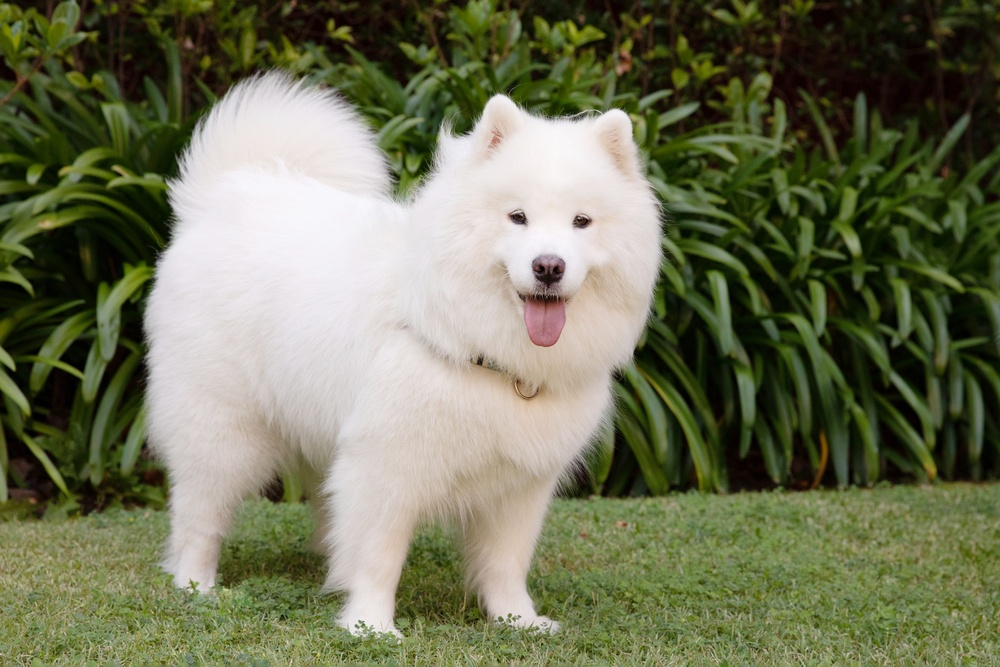
#> input picture assets/img/image-processing/satsuma_1.jpg, 1000 x 667 px, shrunk from 3600 x 2400 before the run
$ jupyter execute histogram.ipynb
#> lines starting #> are read from the running program, lines starting #| are printed output that depends on the picture
[cell 1]
import cv2
import numpy as np
import matplotlib.pyplot as plt
L = 256

[cell 2]
def histeq(img, L=256,target=None):
    """
    Histogram equalization or matching of a grayscale image.
    :param img: input image
    :param target: target image
    :return: equalized image
    """
    def cdf_round(image: np.ndarray):
        hist = cv2.calcHist([image], [0], None, [L], [0, L])
        hist /= np.sum(hist)
        cdf = np.cumsum(hist)
        return np.round(cdf * (L - 1)).astype(np.uint8)
    cdf = cdf_round(img)
    if target is None:
        return cdf[img]
    else:
        cdf_target = cdf_round(target)
        lut = np.zeros(L, dtype=np.uint8) # r->z
        for i in range(L):
            lut[i] = np.argmin(np.abs(cdf[i] - cdf_target))
        return lut[img]

Satsuma dogs are white, and the corresponding histogram has a peak at the white end of the color distribution.

[cell 3]
img_satsuma = cv2.imread("../../img/image-processing/satsuma_1.jpg", cv2.IMREAD_GRAYSCALE)
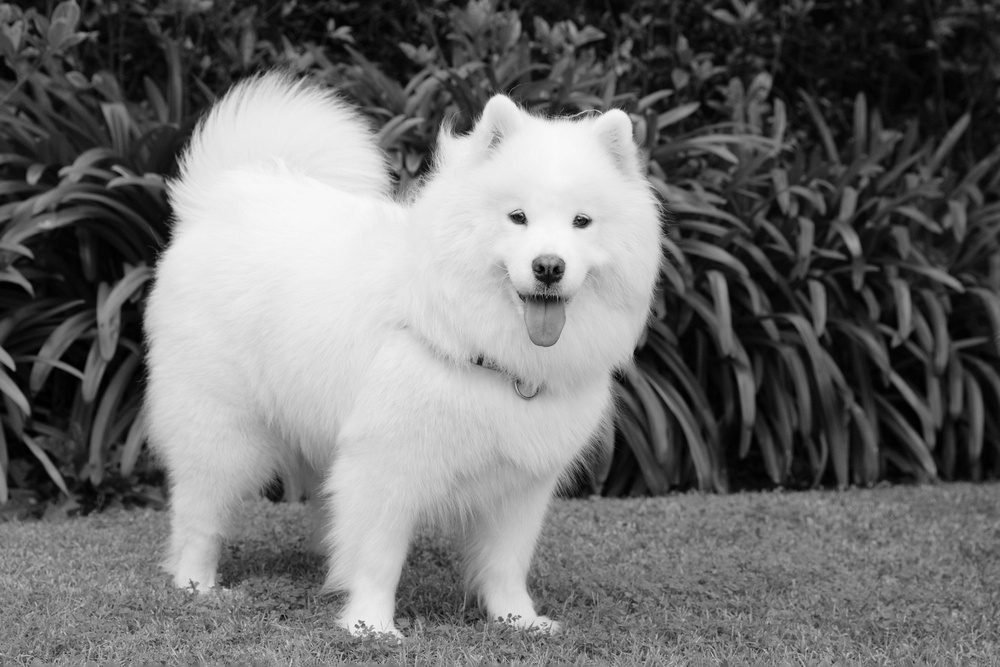
#> img_satsuma: shape (667, 1000); min 0, max 249, mean 111.1
plt.imshow(img_satsuma, cmap="gray")
plt.show()

[cell 4]
hist_satsuma = cv2.calcHist([img_satsuma], [0], None, [L], [0, L])
#> hist_satsuma = 256 values, max 6052 at index 15, min 0 at index 250, mean 2605.5
plt.plot(hist_satsuma)
plt.bar(np.arange(L), hist_satsuma.flatten())
plt.show()
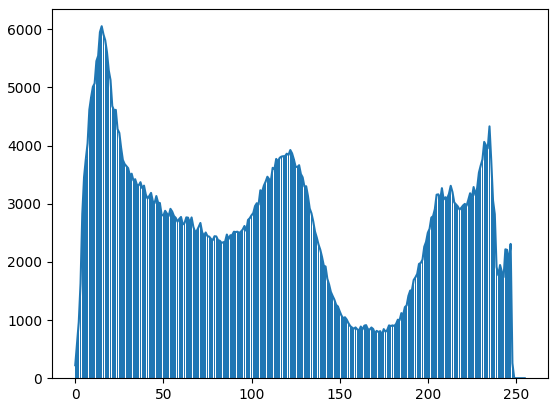
#> figure drawn by matplotlib, 1 panel; tallest bar 6052 high, from x = 14.6 to 15.4; curve peaks at x = 15, y = 6052

Background of the satsuma dog is dark, refering to the peak at the black end of the histogram. After histogram equalization, the background is lighter and the distribution of the color is more uniform.

[cell 5]
img_satsuma_eq = histeq(img_satsuma)
#> in cdf_round, `hist = cv2.calcHist([image], [0], None, [L], [0, L])`: hist has the same summary as hist_satsuma outside cdf_round
#> in cdf_round, `hist /= np.sum(hist)`: hist = 256 values, max 0.00907 at index 15, min 0 at index 250, mean 0.00391
#> in cdf_round, `cdf = np.cumsum(hist)`: cdf = 256 values from 0.000334 to 1
#> in histeq, `cdf = cdf_round(img)`: cdf = 256 values from 0 to 255
#> in histeq, `return cdf[img]`:
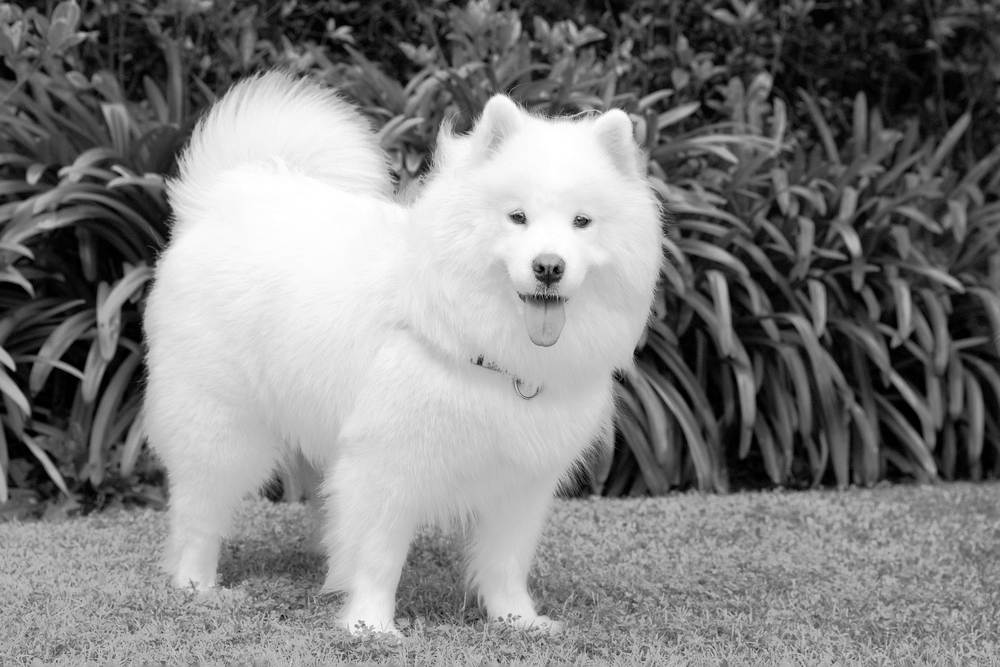
#> returned value: shape (667, 1000); min 0, max 255, mean 128.1
plt.imshow(img_satsuma_eq, cmap="gray")
plt.show()

[cell 6]
hist_satsuma_eq = cv2.calcHist([img_satsuma_eq], [0], None, [L], [0, L])
#> hist_satsuma_eq = 256 values, max 6052 at index 23, min 0 at index 3, mean 2605.5
plt.plot(hist_satsuma_eq)
plt.bar(np.arange(L), hist_satsuma_eq.flatten())
plt.show()
#> figure, not shown here; tallest bar 6052 high, from x = 22.6 to 23.4; curve peaks at x = 23, y = 6052

[cell 7]
img_bernese = cv2.imread("../../img/image-processing/bernese_1.jpg", cv2.IMREAD_GRAYSCALE)
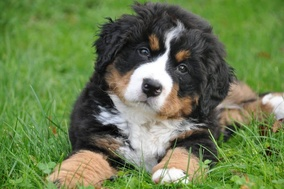
#> input picture assets/img/image-processing/bernese_1.jpg, 284 x 189 px, shrunk from 1024 x 680 before the run
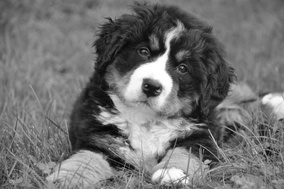
#> img_bernese: shape (189, 284); min 2, max 255, mean 113.9
plt.imshow(img_bernese, cmap="gray")
plt.show()

[cell 8]
hist_bernese = cv2.calcHist([img_bernese], [0], None, [L], [0, L])
#> hist_bernese = 256 values, max 879 at index 125, min 0 at index 0, mean 209.7
plt.plot(hist_bernese)
plt.bar(np.arange(L), hist_bernese.flatten())
plt.show()
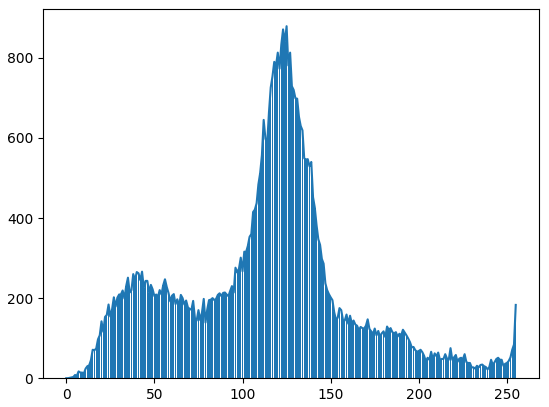
#> figure drawn by matplotlib, 1 panel; tallest bar 879 high, from x = 124.6 to 125.4; curve peaks at x = 125, y = 879

The bernese mountain dog is black, and the corresponding histogram has a peak at the middle of the color distribution, which means that the color is gray. If the image of the satsuma dog is matched to the histogram of the bernese mountain dog, the color of the satsuma dog will be darker as follows.

[cell 9]
img_match = histeq(img_satsuma, target=img_bernese)
#> call 2 of histeq, with L = 256
#> in histeq (call 2), `cdf_target = cdf_round(target)`: cdf_target = 256 values from 0 to 255
#> in histeq (call 2), `return lut[img]`:
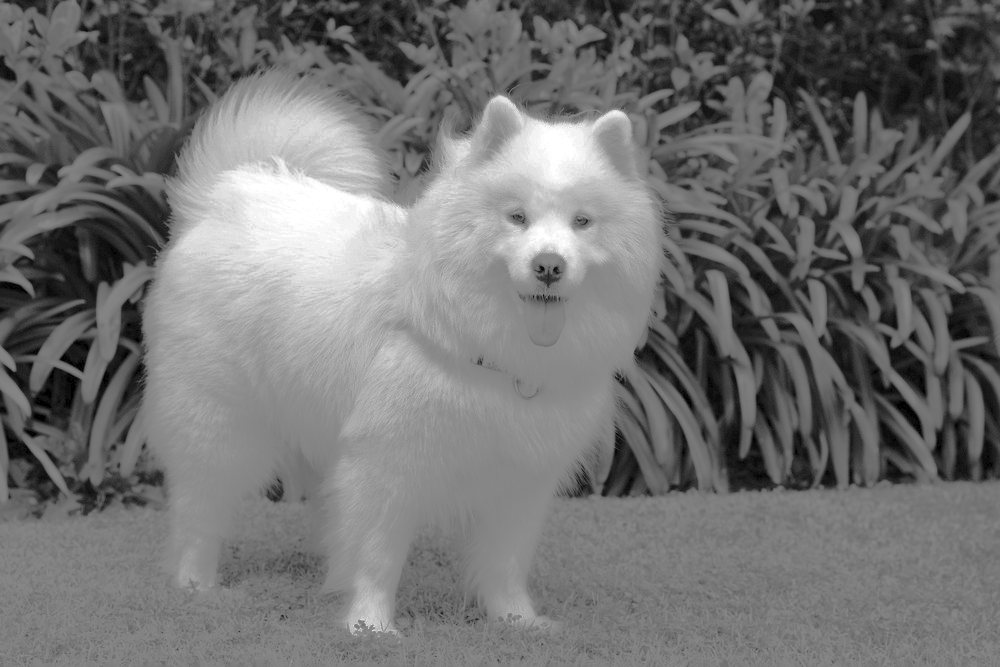
#> returned value: shape (667, 1000); min 0, max 255, mean 113.6
plt.imshow(img_match, cmap="gray")
plt.show()

[cell 10]
hist_satsuma_match = cv2.calcHist([img_match], [0], None, [L], [0, L])
#> hist_satsuma_match = 256 values, max 12187 at index 128, min 0 at index 1, mean 2605.5
plt.plot(hist_satsuma_match)
plt.bar(np.arange(L), hist_satsuma_match.flatten())
plt.show()
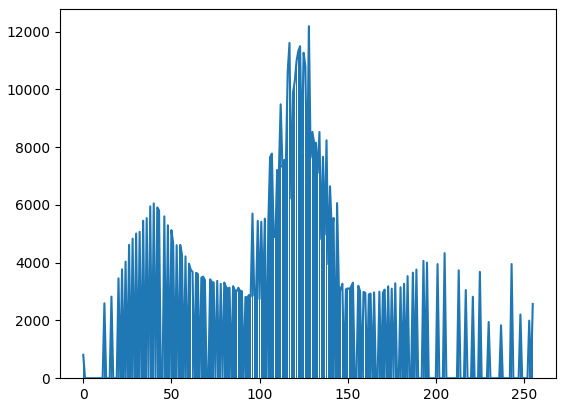
#> figure drawn by matplotlib, 1 panel; tallest bar 12187 high, from x = 127.6 to 128.4; curve peaks at x = 128, y = 12187

If we match the histogram of the bernese mountain dog to the satsuma dog, the color of the bernese mountain dog will be lighter and the high-value pixels will increase.

[cell 11]
img_match = histeq(img_bernese, target=img_satsuma)
#> call 3 of histeq, with L = 256
#> after the loop in histeq (call 3), `for i in range(L):`: lut = 256 values from 0 to 247
#> in histeq (call 3), `return lut[img]`:
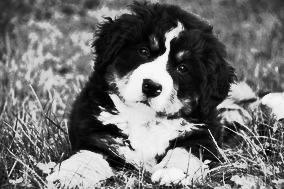
#> returned value: shape (189, 284); min 0, max 247, mean 111.4
plt.imshow(img_match, cmap="gray")
plt.show()

[cell 12]
hist_bernese_match = cv2.calcHist([img_match], [0], None, [L], [0, L])
#> hist_bernese_match = 256 values, max 879 at index 123, min 0 at index 1, mean 209.7
plt.plot(hist_bernese_match)
plt.bar(np.arange(L), hist_bernese_match.flatten())
plt.show()
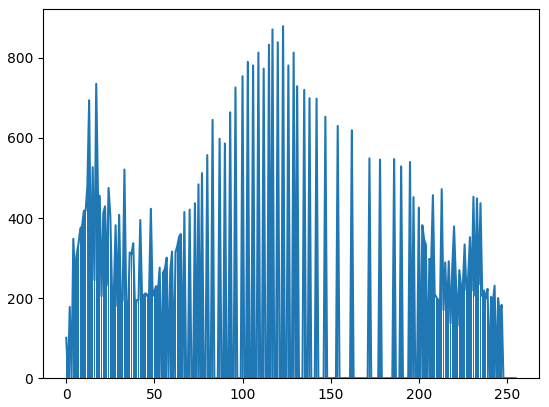
#> figure drawn by matplotlib, 1 panel; tallest bar 879 high, from x = 122.6 to 123.4; curve peaks at x = 123, y = 879
